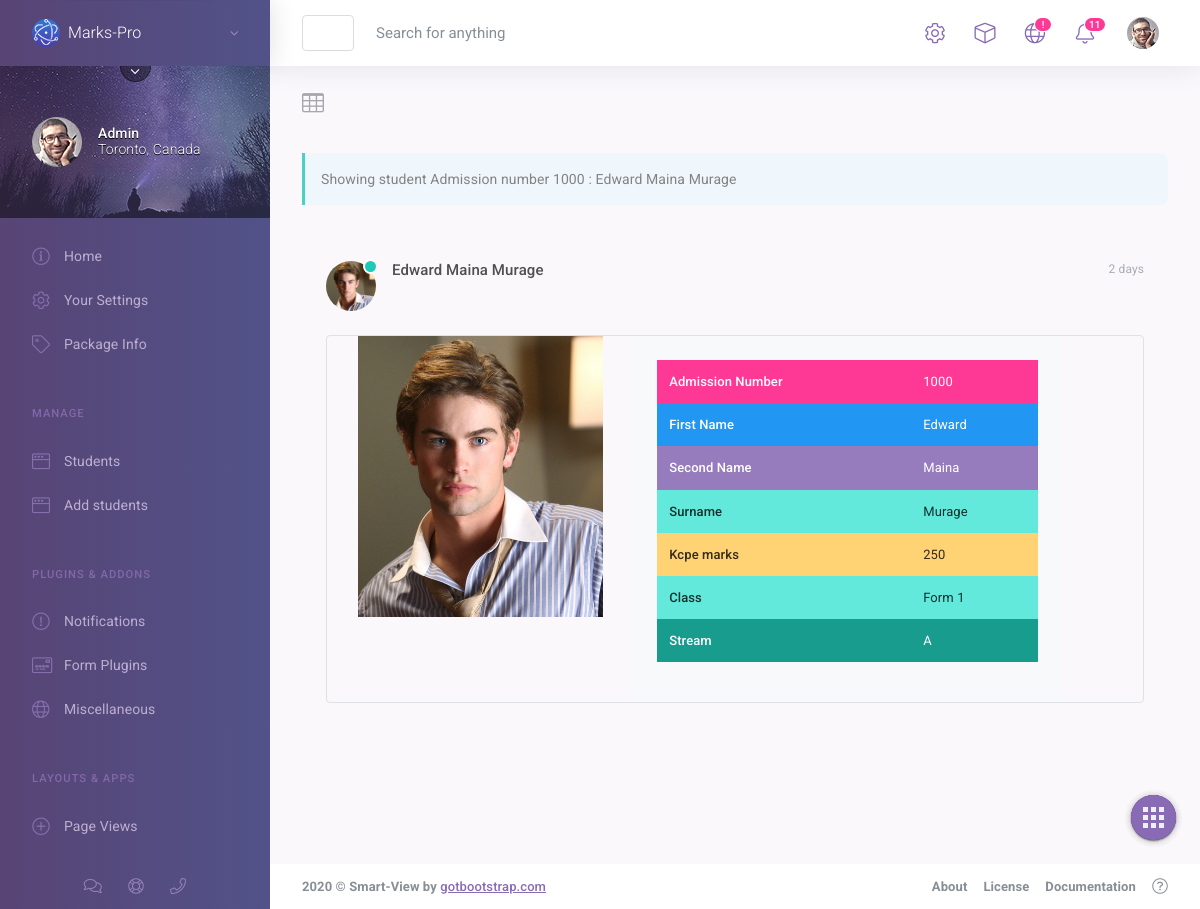
Screenshot of /students/view_student/?adm_no=1000 with the database file from the repository.
### students/models.py (models this page shows)
class Student(models.Model):
    admission_number=models.PositiveIntegerField(primary_key=True, unique=True, verbose_name='Admission number')
    fname=models.CharField(max_length=30, verbose_name='First name')
    sname=models.CharField(max_length=30, verbose_name='Middle Name')
    surname=models.CharField(max_length=30)
    class_id=models.ForeignKey(Forms,verbose_name='Class', default=1,on_delete=models.CASCADE,)
    kcpe=models.PositiveIntegerField(verbose_name='Kcpe Marks',validators=[MinValueValidator(1),MaxValueValidator(500)])
    passport=models.FileField(max_length=200,upload_to='passports/',verbose_name='Passport Photo')
    stream_id=models.ForeignKey(Stream,verbose_name='Stream',default='A',on_delete=models.CASCADE)

### forms/models.py (models this page shows)
class Forms(models.Model):
    form_id=models.IntegerField(primary_key=True)
    form_name=models.TextField(max_length=10, verbose_name='Form name')
    """
    Model field 	Form field
AutoField 	Not represented in the form
BigAutoField 	Not represented in the form
BigIntegerField 	IntegerField with min_value set to -9223372036854775808 and max_value set to 9223372036854775807.
BinaryField 	CharField, if editable is set to True on the model field, otherwise not represented in the form.
BooleanField 	BooleanField, or NullBooleanField if null=True.
CharField 	CharField with max_length set to the model field’s max_length and empty_value set to None if null=True.
DateField 	DateField
DateTimeField 	DateTimeField
DecimalField 	DecimalField
DurationField 	DurationField
EmailField 	EmailField
FileField 	FileField
FilePathField 	FilePathField
FloatField 	FloatField
ForeignKey 	ModelChoiceField (see below)
ImageField 	ImageField
IntegerField 	IntegerField
IPAddressField 	IPAddressField
GenericIPAddressField 	GenericIPAddressField
ManyToManyField 	ModelMultipleChoiceField (see below)
NullBooleanField 	NullBooleanField
PositiveIntegerField 	IntegerField
PositiveSmallIntegerField 	IntegerField
SlugField 	SlugField
SmallAutoField 	Not represented in the form
SmallIntegerField 	IntegerField
TextField 	CharField with widget=forms.Textarea
TimeField 	TimeField
URLField 	URLField
UUIDField 	UUIDField
    """

### streams/models.py (models this page shows)
class Stream(models.Model):
    stream_id=models.AutoField(primary_key=True,unique=True,verbose_name='Stream')
    stream_name=models.CharField(max_length=10, verbose_name='Stream', unique=True)

### students/views.py (the view)
# urls.py: path('view_student/',view_student,name='view_student'),
def view_student(request):
    info="Showing student"
    adm_no=request.GET.get('adm_no')
    student=Student.objects.get(pk=adm_no)
    return render(request,'view_student.html', context={'info':info,'adm_number':adm_no,'student':student})

### students/templates/view_student.html (shortened to what this page needs)
{% extends 'base.html' %}
{% load static %}
{% block blockcss %}
<link rel="stylesheet" media="screen, print" href="{% static 'css/notifications/sweetalert2/sweetalert2.bundle.css' %}">
{% endblock %}
{% block pagecontent %}
<main id="js-page-content" role="main" class="page-content">
    <div class="subheader">
        <h1 class="subheader-title">
            <i class='subheader-icon fal fa-table'></i>
        </h1>
    </div>
    <div class="panel-container show">
        <div class="panel-content">
            <div class="panel-tag">
               {{info}} Admission number {{student.admission_number}} : {{student.fname}}  {{student.sname}}  {{student.surname}}
            </div>
            <div class="card-body pb-0 px-4">
                <div class="d-flex flex-row pb-3 pt-2  border-top-0 border-left-0 border-right-0">
                    <div class="d-inline-block align-middle status status-success mr-3">
                        <span class="profile-image rounded-circle d-block" style="background-image:url('/images/{{student.passport}}'); background-size: cover;"></span>
                    </div>
                    <h5 class="mb-0 flex-1 text-dark fw-500">
                        {{student.fname | title}}  {{student.sname | title}}  {{student.surname | title}}
                    </h5>
                    <span class="text-muted fs-xs opacity-70">
                        2 days
                    </span>
                </div>
                <div class="pb-3 pt-2 border-top-0 border-left-0 border-right-0 text-muted">
                    <div class="d-flex overflow-hidden rounded w-100 border">
                        <div class="row no-gutters">
                            <div class="container col-md-4"><img src="/images/{{student.passport}}" style="width:100%; mirgin-top:10%;"></div>
                            <div class="col-md-7">
                                <div class="bg-faded flex-1 p-4 h-100">
                                    <p class="m-0">
                                           <table class="table m-o" style="width:100%">
                                    <tr class="bg-danger-500"><th>Admission Number</th><td>{{student.admission_number}}</td></tr>
                                    <tr class="bg-info-500"><th>First Name</th><td>{{student.fname | title}}</td></tr>
                                    <tr class="bg-primary-400"><th>Second Name</th><td>{{student.sname | title}}</td></tr>
                                    <tr class="bg-success-100"><th>Surname </th><td>{{student.surname | title}}</td></tr>
                                    <tr class="bg-warning-300"><th>Kcpe marks</th><td>{{student.kcpe}}</td></tr>
                                    <tr class="bg-success-100"><th>Class</th><td>{{student.class_id.form_name | title}}</td></tr>
                                    <tr class="bg-success-700"><th>Stream</th><td>{{student.stream_id.stream_name| title}}</td></tr>
                                </table>
                                    </p>
                                </div>
                            </div>
                        </div>
                    </div>
                </div>
            </div>
        </div>
    </div>
</main>
{% endblock %}

### rows the page displays
Student: admission_number "1000", fname "Edward", sname "Maina", surname "Murage", passport (picture), kcpe "250", class_id.form_name "Form 1", stream_id.stream_name "A"

### other values shown
{{ info }} "Showing student"
